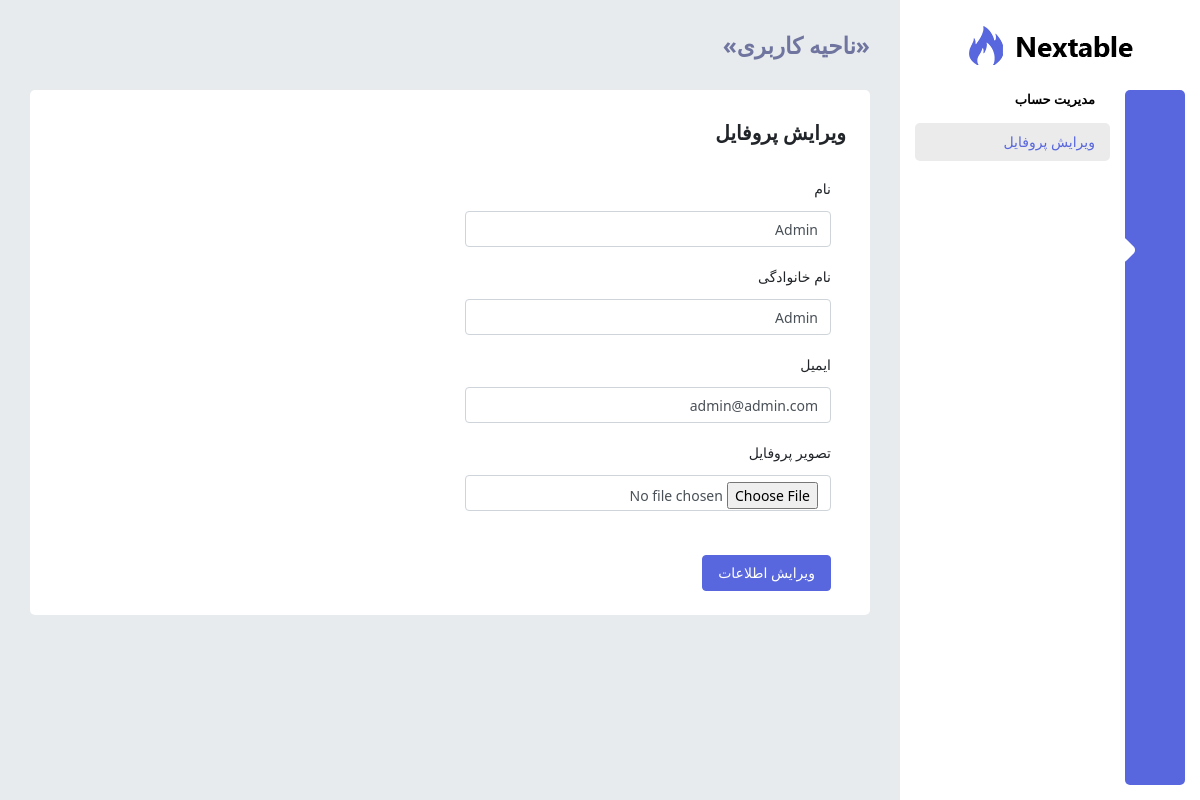
The page /panel/profile/ (signed in) on the database its author committed.
### accounts/models.py (models this page shows, shortened)
class User(AbstractBaseUser, PermissionsMixin):
    first_name = models.CharField(max_length=50, null=True, blank=True)
    last_name = models.CharField(max_length=50, null=True, blank=True)
    email = models.EmailField(max_length=100, unique=True, null=True, blank=True)
    phone_number = models.CharField(max_length=11, unique=True)
    image = models.ImageField(upload_to='user/images/', null=True, blank=True)
    is_active = models.BooleanField(default=True)
    is_admin = models.BooleanField(default=False)
    created = models.DateTimeField(auto_now_add=True)
    updated = models.DateTimeField(auto_now=True)
    class Meta:
        ordering = ('id',)
    objects = UserManager()
    USERNAME_FIELD = 'phone_number'
    REQUIRED_FIELDS = ['email', 'first_name', 'last_name']

### panel/views.py (the view)
# urls.py: path('profile/', views.ProfileView.as_view(), name='profile'),
class ProfileView(SuccessMessageMixin, UpdateView):
    fields = ('first_name', 'last_name', 'email', 'image')
    template_name = 'panel/users/profile.html'
    success_url = reverse_lazy('panel:profile')
    success_message = 'اطلاعات پروفایل با موفقیت ویرایش شد.'
    def get_object(self):
        return self.request.user

### orders/context_processors.py (called while the page is built)
def cart(request):
    cart = Cart(request)
    return {
        'cart': cart
    }

### templatetags/panel_base_tags.py (called while the page is built)
@register.inclusion_tag('panel/partials/nav_item.html')
def nav_item(request, url_name, text):
    return {
        'request': request,
        'url_name': url_name,
        'go_to': f'panel:{url_name}',
        'text': text,
    }

@register.inclusion_tag('panel/partials/nav_menu.html')
def nav_menu(request, url_names, href, text, icon):
    return {
        'request': request,
        'url_names': url_names.split(','),
        'href': href,
        'text': text,
        'icon': icon,
    }

@register.inclusion_tag('panel/partials/nav_active.html')
def nav_active(request, url_names):
    return {
        'request': request,
        'url_names': url_names.split(','),
    }

### templates/panel/users/profile.html (shortened to what this page needs)
{% extends 'panel/base.html' %}
{% load widget_tweaks %}
{% block panel_title %} ویرایش پروفایل {% endblock %}
{% block panel_content %}
<div class="col-6">
    <form action="" method="post">
        <div class="form-group">
            <label>نام</label>
            {% render_field form.first_name class="form-control" placeholder="نام" %}
        </div>
        <div class="form-group">
            <label>نام خانوادگی</label>
            {% render_field form.last_name class="form-control" placeholder="نام خانوادگی" %}
        </div>
        <div class="form-group">
            <label>ایمیل</label>
            {% render_field form.email class="form-control" placeholder="ایمیل" %}
        </div>
        <div class="form-group">
            <label>تصویر پروفایل</label>
            {% render_field form.image class="form-control" placeholder="تصویر پروفایل" %}
        </div>
        <br>
        <input type="submit" value="ویرایش اطلاعات" class="btn btn-primary">
    </form>
</div>
{% endblock %}

### rows shown on the page
User: first_name "Admin", last_name "Admin", email "admin@admin.com"

### other values the page prints
{{ text }} "ویرایش پروفایل"
